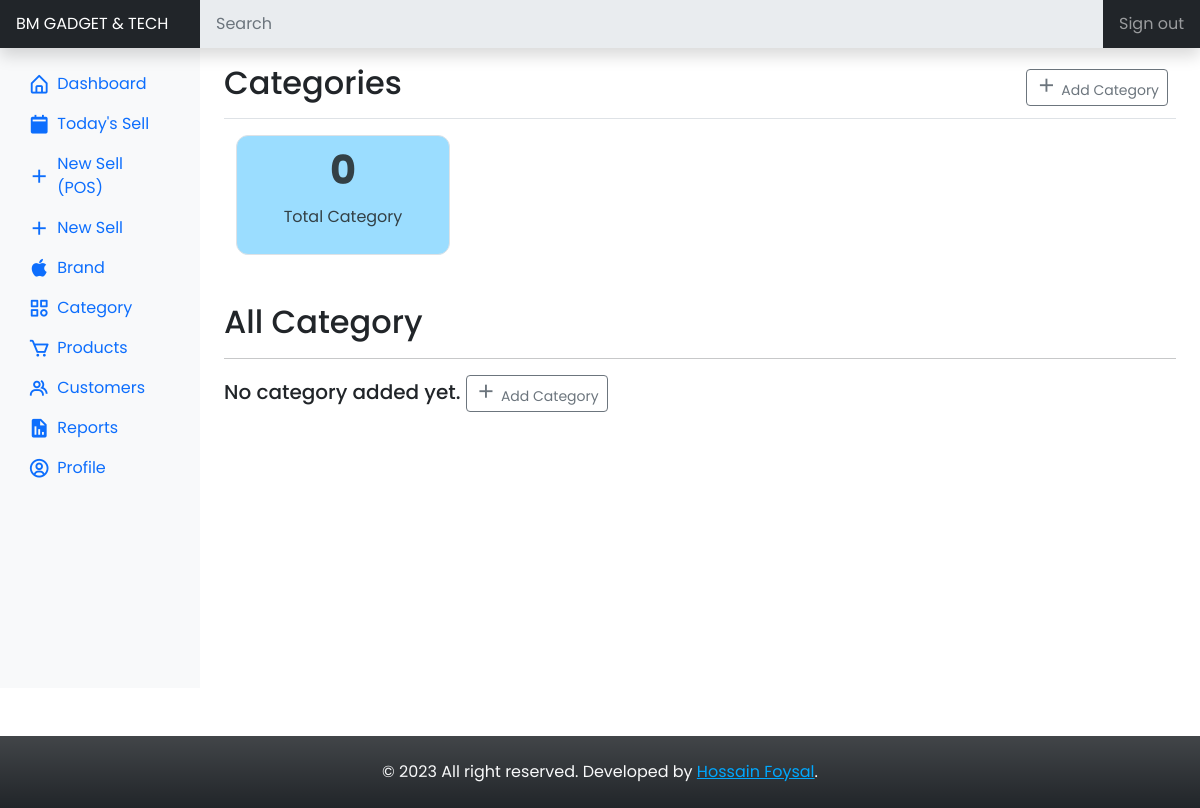
/dashboard/category/ (signed in), run on an earlier commit of the app's database.
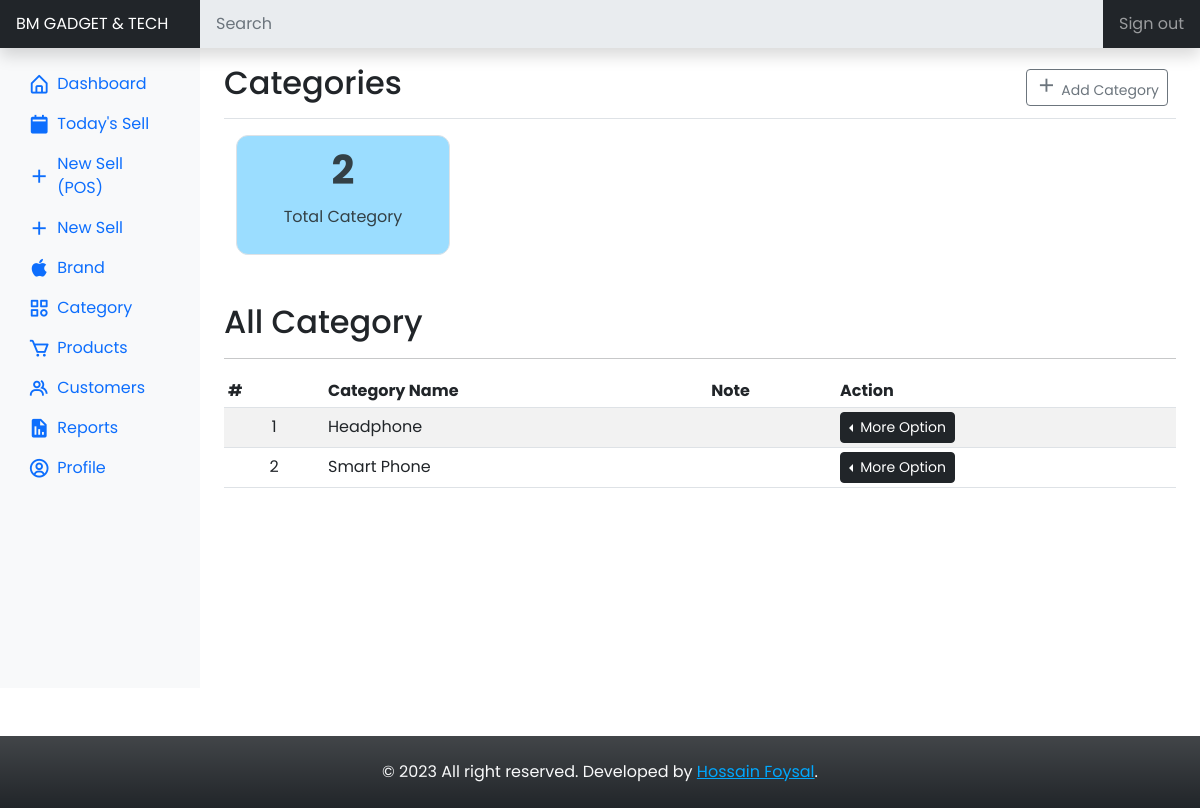
And on a later commit of the database.
### application/models.py (models this page shows, shortened)
class Categories(db.Model):
    __tablename__ = 'categories'
    id = db.Column(db.Integer, primary_key=True)
    name = db.Column(db.String(30), nullable=False, unique=True)
    note = db.Column(db.String())

### application/dashboard/views.py (the view)
@dashboard.route('/dashboard/category/', methods=['GET', 'POST'])
@login_required
def category():
    categories = Categories.query.all()
    form = AddCategoryForm()
    if form.validate_on_submit():
        category = Categories(name=form.category_name.data, note=form.category_note.data)
        db.session.add(category)
        db.session.commit()
        flash(f'Category "{form.category_name.data}" added successfully ✅', 'success')
        return redirect(url_for('dashboard.category'))
    return render_template('dashboard/category.html', title='Category', form=form, categories=categories, shopname=shopname)

### application/dashboard/forms.py
class AddCategoryForm(FlaskForm):
    category_name = StringField(
        'Category Name',
        validators=[DataRequired()]
    )
    category_note = TextAreaField('Note (Optional)')
    submit = SubmitField('Save')

### application/models.py (called while the page is built)
@login_manager.user_loader
def load_user(user_id):
    return Users.query.get(int(user_id))

### application/templates/dashboard/category.html (shortened to what this page needs)
{% extends 'layouts/root-dashboard.html' %}
{% block body %}
<header class="navbar navbar-dark sticky-top bg-dark flex-md-nowrap p-0 shadow">
	<a class="navbar-brand col-md-3 col-lg-2 me-0 px-3 fs-6" href="#">
		{{ shopname }}
	</a>
	<input class="form-control form-control-dark w-100 rounded-0 border-0" type="text" placeholder="Search"
		aria-label="Search" disabled />
	<div class="navbar-nav">
		<div class="nav-item text-nowrap">
			<a class="nav-link px-3" href="{{ url_for('dashboard.user_logout') }}">Sign out </a>
		</div>
	</div>
</header>
<div class="container-fluid">
	<div class="row">
		{% include 'helpers/_dashboard_side_nav.html' %}
		<main class="col-md-9 ms-sm-auto col-lg-10 px-md-4">
			<div
				class="d-flex justify-content-between flex-wrap flex-md-nowrap align-items-center pt-3 pb-2 mb-3 border-bottom">
				<h1 class="h2">Categories</h1>
				<div class="btn-toolbar mb-2 mb-md-0">
					<div class="btn-group me-2">
						<button type="button" class="btn btn-sm btn-outline-secondary" data-bs-toggle="modal"
							data-bs-target="#categoryModal">
							<i class="bx bx-plus"></i>
							Add Category
						</button>
					</div>
				</div>
			</div>
			<div class="container">
				<div class="row gap-2 mb-5">
					<div class="col-lg-3">
						<div class="border summery__box bg__anakiwa p-2">
							<h3 class="summery__box-title fs-1 fw-bolder">
								{{ categories|length }}
							</h3>
							<p class="summery__subtitle">Total Category</p>
						</div>
					</div>
				</div>
			</div>
			<h2>All Category</h2>
			<hr />
			{% if categories %}
			<div class="table-responsive">
				<table class="table table-striped table-sm">
					<thead>
						<tr>
							<th scope="col" width="100">#</th>
							<th scope="col">Category Name</th>
							<th scope="col">Note</th>
							<th scope="col">Action</th>
						</tr>
					</thead>
					<tbody>
						{% for category in categories %}
						<tr class="align-middle">
							<td class="text-center counters">{{ category.id }}</td>
							<td>{{ category.name }}</td>
							<td>{{ category.note }}</td>
							<td>
								<div class="btn-group dropstart">
									<button type="button" class="btn btn-dark btn-sm dropdown-toggle"
										data-bs-toggle="dropdown" aria-expanded="false">
										More Option
									</button>
								</div>
							</td>
						</tr>
						{% endfor %}
					</tbody>
				</table>
			</div>
			{% else %}
			<h5>
				No category added yet.
				<button type="button" class="btn btn-sm btn-outline-secondary" data-bs-toggle="modal"
					data-bs-target="#categoryModal">
					<i class="bx bx-plus"></i>
					Add Category
				</button>
			</h5>
			{% endif %}
		</main>
	</div>
</div>
{% endblock %}

What changed in the data, as far as the page shows it:
added Categories: id "1", name "Headphone"
added Categories: id "2", name "Smart Phone"
Also different on the page:
{{ categories|length }}: "0" → "2"
text no longer shown: "No category added yet. Add Category"
text now shown: "# Category Name Note Action"
